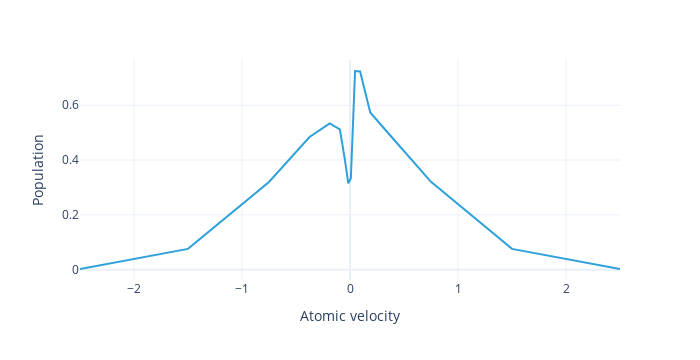

Notebook source saved alongside this figure:
### Markdown cell above
Of the total population:

### Code cell
#|notest
model.population_distribution(sol).visualize()

### Figure 1 — Plotly figure (JSON) as saved in the notebook; plotly's stock layout.template omitted (floating-point values rounded to 4 significant figures)
{"data": [{"hovertemplate": "Atomic velocity=%{x}<br>Population=%{y}<extra></extra>", "legendgroup": "", "line": {"color": "#2fa1da", "dash": "solid"}, "marker": {"symbol": "circle"}, "mode": "lines", "name": "", "orientation": "v", "showlegend": false, "type": "scatter", "x": [-2.5, -1.5, -0.75, -0.375, -0.1875, -0.09375, -0.04688, -0.01562, 0.007812, 0.02344, 0.04688, 0.09375, 0.1875, 0.375, 0.75, 1.5, 2.5], "xaxis": "x", "y": [0.002312, 0.07581, 0.32, 0.4843, 0.5338, 0.5121, 0.4002, 0.315, 0.3334, 0.491, 0.7251, 0.7236, 0.5739, 0.4888, 0.3205, 0.07585, 0.002315], "yaxis": "y"}], "layout": {"height": 360, "legend": {"title": {}, "tracegroupgap": 0}, "margin": {"t": 60}, "width": 700, "xaxis": {"anchor": "y", "autorange": true, "domain": [0, 1], "range": [-2.5, 2.5], "title": {"text": "Atomic velocity"}, "type": "linear"}, "yaxis": {"anchor": "x", "autorange": true, "domain": [0, 1], "range": [-0.03784, 0.7653], "title": {"text": "Population"}, "type": "linear"}}}
